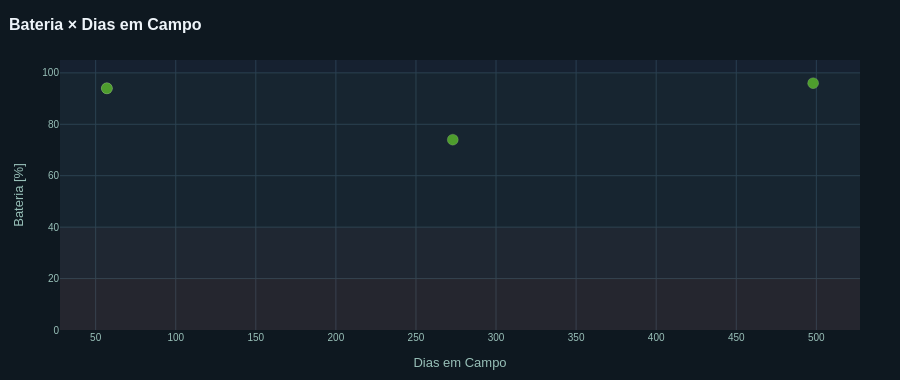

The cell this chart's notebook holds for it:
### Code cell
# ── Plot: Bateria × Dias em Campo ────────────────────────────
if len(df_imx) >= 1:
    df_p = df_imx.dropna(subset=["BatteryLevel", "DiasDeUso"]).copy()
    if df_p.empty:
        print("Sem dados suficientes para o scatter.")
    else:
        def bat_color(b):
            return C_DANGER if b < 20 else (C_WARN if b < 40 else C_OK)

        fig = go.Figure()
        fig.add_hrect(y0=0,  y1=20,  fillcolor="rgba(240,106,34,0.07)", line_width=0)
        fig.add_hrect(y0=20, y1=40,  fillcolor="rgba(186,148,75,0.05)", line_width=0)
        fig.add_hrect(y0=40, y1=100, fillcolor="rgba(78,157,45,0.03)",  line_width=0)
        fig.add_trace(go.Scatter(
            x=df_p["DiasDeUso"], y=df_p["BatteryLevel"], mode="markers",
            marker=dict(size=11, color=[bat_color(b) for b in df_p["BatteryLevel"]],
                        line=dict(color="rgba(255,255,255,0.15)", width=1)),
            text=df_p["MachineName"],
            customdata=df_p[["HardwareID","NomePonto","TaxaConsumoBateria"]].values,
            hovertemplate=(
                "<b>%{text}</b><br>HW: %{customdata[0]}<br>"
                "Ponto: %{customdata[1]}<br>"
                "Bateria: %{y:.1f}%<br>Dias: %{x}<br>"
                "Taxa: %{customdata[2]:.4f}%/dia<extra></extra>"
            ),
        ))
        layout = {**PLOTLY_BASE}
        layout.update(dict(
            title=dict(text="<b>Bateria × Dias em Campo</b>",
                       font=dict(size=16, color=C_TEXT), x=0.01),
            xaxis=dict(**PLOTLY_BASE["xaxis"],
                       title=dict(text="Dias em Campo", font=dict(color=C_TEXT_MID))),
            yaxis=dict(**PLOTLY_BASE["yaxis"], range=[0,105],
                       title=dict(text="Bateria [%]", font=dict(color=C_TEXT_MID))),
            height=380,
        ))
        fig.update_layout(**layout)
        fig.show()

### Figure 1 — Plotly figure (JSON) as saved in the notebook; plotly's stock layout.template omitted (floating-point values rounded to 4 significant figures)
{"data": [{"customdata": [["C4BD6A01DA68", "WS 02H-T", 0.1053], ["C4BD6A0150C7", "WS 03H-T", 0.008], ["C4BD6A02071E", "WS 04H-T", 0.1053], ["C4BD6A015188", "WS 01H-T", 0.0952]], "hovertemplate": "<b>%{text}</b><br>HW: %{customdata[0]}<br>Ponto: %{customdata[1]}<br>Bateria: %{y:.1f}%<br>Dias: %{x}<br>Taxa: %{customdata[2]:.4f}%/dia<extra></extra>", "marker": {"color": ["#4E9D2D", "#4E9D2D", "#4E9D2D", "#4E9D2D"], "line": {"color": "rgba(255,255,255,0.15)", "width": 1}, "size": 11}, "mode": "markers", "text": ["VENTILADOR - 136", "VENTILADOR - 136", "VENTILADOR - 136", "VENTILADOR - 136"], "type": "scatter", "x": [57, 498, 57, 273], "y": [94.0, 96.0, 94.0, 74.0]}], "layout": {"font": {"color": "#98C0B8", "family": "sans-serif", "size": 11}, "height": 380, "hovermode": "x unified", "legend": {"bgcolor": "rgba(22,33,48,0.9)", "bordercolor": "#2a3f52", "borderwidth": 1, "font": {"color": "#A7C5E2", "size": 10}}, "margin": {"b": 50, "l": 60, "r": 40, "t": 60}, "paper_bgcolor": "#0e1820", "plot_bgcolor": "#162130", "shapes": [{"fillcolor": "rgba(240,106,34,0.07)", "line": {"width": 0}, "type": "rect", "x0": 0, "x1": 1, "xref": "x domain", "y0": 0, "y1": 20, "yref": "y"}, {"fillcolor": "rgba(186,148,75,0.05)", "line": {"width": 0}, "type": "rect", "x0": 0, "x1": 1, "xref": "x domain", "y0": 20, "y1": 40, "yref": "y"}, {"fillcolor": "rgba(78,157,45,0.03)", "line": {"width": 0}, "type": "rect", "x0": 0, "x1": 1, "xref": "x domain", "y0": 40, "y1": 100, "yref": "y"}], "title": {"font": {"color": "#EEF4F9", "size": 16}, "text": "<b>Bateria × Dias em Campo</b>", "x": 0.01}, "xaxis": {"gridcolor": "#2a3f52", "tickfont": {"color": "#98C0B8", "size": 10}, "title": {"font": {"color": "#98C0B8"}, "text": "Dias em Campo"}, "zeroline": false}, "yaxis": {"gridcolor": "#2a3f52", "range": [0, 105], "tickfont": {"color": "#98C0B8", "size": 10}, "title": {"font": {"color": "#98C0B8"}, "text": "Bateria [%]"}, "zeroline": false}}}
